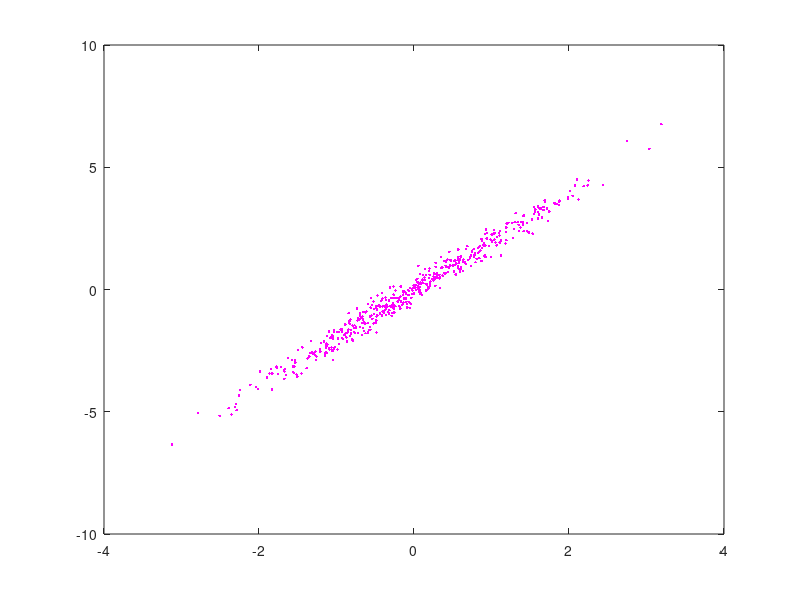

Here is the MATLAB script that generated this plot: (Note: this script raises an error after producing the figure.)
% Script showing how to run hmc_da and nuts_da on a 2-d strongly correlated
% normal distribution. 
% 
% Because of the relatively high overhead associated with recursion in Matlab
% and the very low cost of evaluating gradients and likelihoods for the
% 2-d normal, NUTS adds an appreciable amount of overhead for this example.
% This overhead becomes negligible if evaluating gradients and
% likelihoods takes more than a few milliseconds.

% Copyright (c) 2011, Matthew D. Hoffman
% All rights reserved.
% 
% Redistribution and use in source and binary forms, with or without modification, are permitted provided that the following conditions are met:
% 
% Redistributions of source code must retain the above copyright notice, this list of conditions and the following disclaimer.
% Redistributions in binary form must reproduce the above copyright notice, this list of conditions and the following disclaimer in the documentation and/or other materials provided with the distribution.
% THIS SOFTWARE IS PROVIDED BY THE COPYRIGHT HOLDERS AND CONTRIBUTORS "AS IS" AND ANY EXPRESS OR IMPLIED WARRANTIES, INCLUDING, BUT NOT LIMITED TO, THE IMPLIED WARRANTIES OF MERCHANTABILITY AND FITNESS FOR A PARTICULAR PURPOSE ARE DISCLAIMED. IN NO EVENT SHALL THE COPYRIGHT HOLDER OR CONTRIBUTORS BE LIABLE FOR ANY DIRECT, INDIRECT, INCIDENTAL, SPECIAL, EXEMPLARY, OR CONSEQUENTIAL DAMAGES (INCLUDING, BUT NOT LIMITED TO, PROCUREMENT OF SUBSTITUTE GOODS OR SERVICES; LOSS OF USE, DATA, OR PROFITS; OR BUSINESS INTERRUPTION) HOWEVER CAUSED AND ON ANY THEORY OF LIABILITY, WHETHER IN CONTRACT, STRICT LIABILITY, OR TORT (INCLUDING NEGLIGENCE OR OTHERWISE) ARISING IN ANY WAY OUT OF THE USE OF THIS SOFTWARE, EVEN IF ADVISED OF THE POSSIBILITY OF SUCH DAMAGE.

D = 2;

temp = mvnrnd(zeros(1, 2), [1, 1.98; 1.98, 4], 500);
plot(temp(:, 1), temp(:, 2), '.m');

fprintf('Running HMC with dual averaging and trajectory length 0.2...\n');
tic;
[samples epsilon] = hmc_da(@correlated_normal, 5000, 5000, randn(1, D), 0.2);
samples = samples(1:10:end, :);
fprintf('Done. Final epsilon = %f. Took %f seconds.\n', epsilon, toc);
hold on;
plot(samples(:, 1), samples(:, 2), 'y.');
hold off;
mu = mean(samples)
stddev = sqrt(mean(samples.^2))
correlations = corr(samples)
pause;

fprintf('Running HMC with dual averaging and trajectory length 2...\n');
tic;
[samples epsilon] = hmc_da(@correlated_normal, 500, 500, randn(1, D), 2);
fprintf('Done. Final epsilon = %f. Took %f seconds.\n', epsilon, toc);
hold on;
plot(samples(:, 1), samples(:, 2), 'b.');
hold off;
mu = mean(samples)
stddev = sqrt(mean(samples.^2))
correlations = corr(samples)
pause;

fprintf('Running NUTS with dual averaging...\n');
tic;
[samples epsilon] = nuts_da(@correlated_normal, 500, 500, randn(1, D));
fprintf('Done. Final epsilon = %f. Took %f seconds.\n', epsilon, toc);
hold on;
plot(samples(:, 1), samples(:, 2), 'k.');
hold off;
mu = mean(samples)
stddev = sqrt(mean(samples.^2))
correlations = corr(samples)
